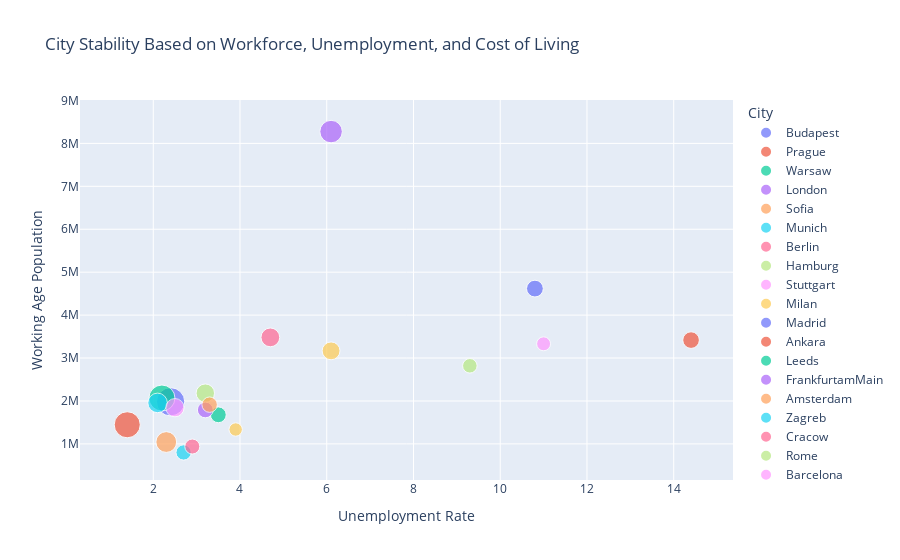
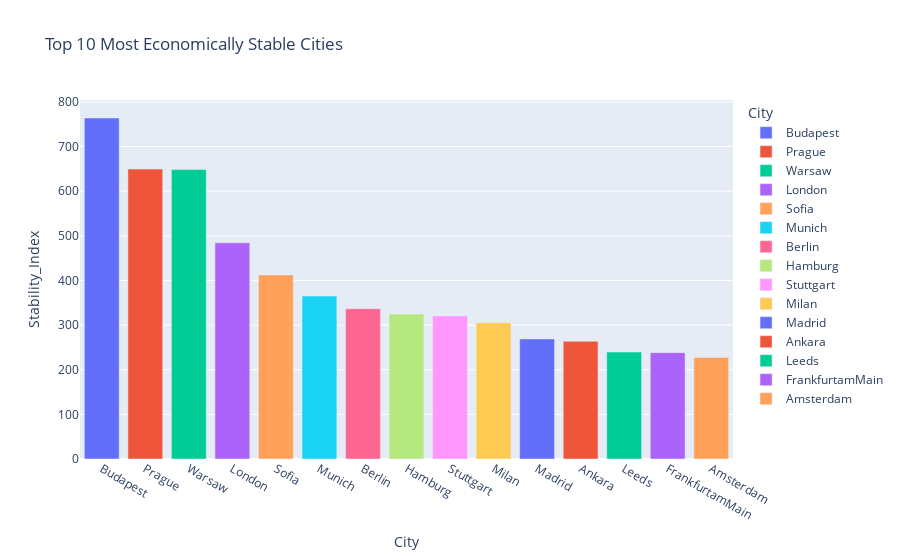

Notebook cell for these charts, in order:
### Markdown cell above
##  INSIGHT 2> Best Cities for Long-Term Stability

### Code cell
df['Stability_Index'] = (
    df['Working Age Population'] /
    (df['Unemployment Rate'] * df['Average Cost of Living'])
)

stability_df = df[['City','Country',
                         'Working Age Population',
                         'Unemployment Rate',
                         'Average Cost of Living',
                         'Stability_Index']]

stability_sorted = stability_df.sort_values('Stability_Index', ascending=False)

fig = px.scatter(
    stability_sorted.head(20),
    x='Unemployment Rate',
    y='Working Age Population',
    size='Stability_Index',
    color='City',
    hover_name='City',
    title='City Stability Based on Workforce, Unemployment, and Cost of Living'
)

fig.show()

fig = px.bar(
    stability_sorted.head(15),
    x='City',
    y='Stability_Index',
    color='City',
    title='Top 10 Most Economically Stable Cities '
)

fig.show()

### Figure 1 — Plotly figure (JSON) as saved in the notebook; plotly's stock layout.template omitted (floating-point values rounded to 4 significant figures)
{"data": [{"hovertemplate": "<b>%{hovertext}</b><br><br>City=Budapest<br>Unemployment Rate=%{x}<br>Working Age Population=%{y}<br>Stability_Index=%{marker.size}<extra></extra>", "hovertext": ["Budapest"], "legendgroup": "Budapest", "marker": {"color": "#636efa", "size": [764.1], "sizemode": "area", "sizeref": 1.91, "symbol": "circle"}, "mode": "markers", "name": "Budapest", "orientation": "v", "showlegend": true, "type": "scatter", "x": [2.4], "xaxis": "x", "y": [1981000.0], "yaxis": "y"}, {"hovertemplate": "<b>%{hovertext}</b><br><br>City=Prague<br>Unemployment Rate=%{x}<br>Working Age Population=%{y}<br>Stability_Index=%{marker.size}<extra></extra>", "hovertext": ["Prague"], "legendgroup": "Prague", "marker": {"color": "#EF553B", "size": [649.5], "sizemode": "area", "sizeref": 1.91, "symbol": "circle"}, "mode": "markers", "name": "Prague", "orientation": "v", "showlegend": true, "type": "scatter", "x": [1.4], "xaxis": "x", "y": [1446000.0], "yaxis": "y"}, {"hovertemplate": "<b>%{hovertext}</b><br><br>City=Warsaw<br>Unemployment Rate=%{x}<br>Working Age Population=%{y}<br>Stability_Index=%{marker.size}<extra></extra>", "hovertext": ["Warsaw"], "legendgroup": "Warsaw", "marker": {"color": "#00cc96", "size": [648.4], "sizemode": "area", "sizeref": 1.91, "symbol": "circle"}, "mode": "markers", "name": "Warsaw", "orientation": "v", "showlegend": true, "type": "scatter", "x": [2.2], "xaxis": "x", "y": [2068000.0], "yaxis": "y"}, {"hovertemplate": "<b>%{hovertext}</b><br><br>City=London<br>Unemployment Rate=%{x}<br>Working Age Population=%{y}<br>Stability_Index=%{marker.size}<extra></extra>", "hovertext": ["London"], "legendgroup": "London", "marker": {"color": "#ab63fa", "size": [484.5], "sizemode": "area", "sizeref": 1.91, "symbol": "circle"}, "mode": "markers", "name": "London", "orientation": "v", "showlegend": true, "type": "scatter", "x": [6.1], "xaxis": "x", "y": [8275000.0], "yaxis": "y"}, {"hovertemplate": "<b>%{hovertext}</b><br><br>City=Sofia<br>Unemployment Rate=%{x}<br>Working Age Population=%{y}<br>Stability_Index=%{marker.size}<extra></extra>", "hovertext": ["Sofia"], "legendgroup": "Sofia", "marker": {"color": "#FFA15A", "size": [412.5], "sizemode": "area", "sizeref": 1.91, "symbol": "circle"}, "mode": "markers", "name": "Sofia", "orientation": "v", "showlegend": true, "type": "scatter", "x": [2.3], "xaxis": "x", "y": [1044000.0], "yaxis": "y"}, {"hovertemplate": "<b>%{hovertext}</b><br><br>City=Munich<br>Unemployment Rate=%{x}<br>Working Age Population=%{y}<br>Stability_Index=%{marker.size}<extra></extra>", "hovertext": ["Munich"], "legendgroup": "Munich", "marker": {"color": "#19d3f3", "size": [365.1], "sizemode": "area", "sizeref": 1.91, "symbol": "circle"}, "mode": "markers", "name": "Munich", "orientation": "v", "showlegend": true, "type": "scatter", "x": [2.1], "xaxis": "x", "y": [1955000.0], "yaxis": "y"}, {"hovertemplate": "<b>%{hovertext}</b><br><br>City=Berlin<br>Unemployment Rate=%{x}<br>Working Age Population=%{y}<br>Stability_Index=%{marker.size}<extra></extra>", "hovertext": ["Berlin"], "legendgroup": "Berlin", "marker": {"color": "#FF6692", "size": [336.7], "sizemode": "area", "sizeref": 1.91, "symbol": "circle"}, "mode": "markers", "name": "Berlin", "orientation": "v", "showlegend": true, "type": "scatter", "x": [4.7], "xaxis": "x", "y": [3481000.0], "yaxis": "y"}, {"hovertemplate": "<b>%{hovertext}</b><br><br>City=Hamburg<br>Unemployment Rate=%{x}<br>Working Age Population=%{y}<br>Stability_Index=%{marker.size}<extra></extra>", "hovertext": ["Hamburg"], "legendgroup": "Hamburg", "marker": {"color": "#B6E880", "size": [324.7], "sizemode": "area", "sizeref": 1.91, "symbol": "circle"}, "mode": "markers", "name": "Hamburg", "orientation": "v", "showlegend": true, "type": "scatter", "x": [3.2], "xaxis": "x", "y": [2182000.0], "yaxis": "y"}, {"hovertemplate": "<b>%{hovertext}</b><br><br>City=Stuttgart<br>Unemployment Rate=%{x}<br>Working Age Population=%{y}<br>Stability_Index=%{marker.size}<extra></extra>", "hovertext": ["Stuttgart"], "legendgroup": "Stuttgart", "marker": {"color": "#FF97FF", "size": [320.6], "sizemode": "area", "sizeref": 1.91, "symbol": "circle"}, "mode": "markers", "name": "Stuttgart", "orientation": "v", "showlegend": true, "type": "scatter", "x": [2.5], "xaxis": "x", "y": [1844000.0], "yaxis": "y"}, {"hovertemplate": "<b>%{hovertext}</b><br><br>City=Milan<br>Unemployment Rate=%{x}<br>Working Age Population=%{y}<br>Stability_Index=%{marker.size}<extra></extra>", "hovertext": ["Milan"], "legendgroup": "Milan", "marker": {"color": "#FECB52", "size": [305.4], "sizemode": "area", "sizeref": 1.91, "symbol": "circle"}, "mode": "markers", "name": "Milan", "orientation": "v", "showlegend": true, "type": "scatter", "x": [6.1], "xaxis": "x", "y": [3167000.0], "yaxis": "y"}, {"hovertemplate": "<b>%{hovertext}</b><br><br>City=Madrid<br>Unemployment Rate=%{x}<br>Working Age Population=%{y}<br>Stability_Index=%{marker.size}<extra></extra>", "hovertext": ["Madrid"], "legendgroup": "Madrid", "marker": {"color": "#636efa", "size": [269.1], "sizemode": "area", "sizeref": 1.91, "symbol": "circle"}, "mode": "markers", "name": "Madrid", "orientation": "v", "showlegend": true, "type": "scatter", "x": [10.8], "xaxis": "x", "y": [4618000.0], "yaxis": "y"}, {"hovertemplate": "<b>%{hovertext}</b><br><br>City=Ankara<br>Unemployment Rate=%{x}<br>Working Age Population=%{y}<br>Stability_Index=%{marker.size}<extra></extra>", "hovertext": ["Ankara"], "legendgroup": "Ankara", "marker": {"color": "#EF553B", "size": [263.7], "sizemode": "area", "sizeref": 1.91, "symbol": "circle"}, "mode": "markers", "name": "Ankara", "orientation": "v", "showlegend": true, "type": "scatter", "x": [14.4], "xaxis": "x", "y": [3418000.0], "yaxis": "y"}, {"hovertemplate": "<b>%{hovertext}</b><br><br>City=Leeds<br>Unemployment Rate=%{x}<br>Working Age Population=%{y}<br>Stability_Index=%{marker.size}<extra></extra>", "hovertext": ["Leeds"], "legendgroup": "Leeds", "marker": {"color": "#00cc96", "size": [239.7], "sizemode": "area", "sizeref": 1.91, "symbol": "circle"}, "mode": "markers", "name": "Leeds", "orientation": "v", "showlegend": true, "type": "scatter", "x": [3.5], "xaxis": "x", "y": [1678000.0], "yaxis": "y"}, {"hovertemplate": "<b>%{hovertext}</b><br><br>City=FrankfurtamMain<br>Unemployment Rate=%{x}<br>Working Age Population=%{y}<br>Stability_Index=%{marker.size}<extra></extra>", "hovertext": ["FrankfurtamMain"], "legendgroup": "FrankfurtamMain", "marker": {"color": "#ab63fa", "size": [238.2], "sizemode": "area", "sizeref": 1.91, "symbol": "circle"}, "mode": "markers", "name": "FrankfurtamMain", "orientation": "v", "showlegend": true, "type": "scatter", "x": [3.2], "xaxis": "x", "y": [1791000.0], "yaxis": "y"}, {"hovertemplate": "<b>%{hovertext}</b><br><br>City=Amsterdam<br>Unemployment Rate=%{x}<br>Working Age Population=%{y}<br>Stability_Index=%{marker.size}<extra></extra>", "hovertext": ["Amsterdam"], "legendgroup": "Amsterdam", "marker": {"color": "#FFA15A", "size": [227.4], "sizemode": "area", "sizeref": 1.91, "symbol": "circle"}, "mode": "markers", "name": "Amsterdam", "orientation": "v", "showlegend": true, "type": "scatter", "x": [3.3], "xaxis": "x", "y": [1914000.0], "yaxis": "y"}, {"hovertemplate": "<b>%{hovertext}</b><br><br>City=Zagreb<br>Unemployment Rate=%{x}<br>Working Age Population=%{y}<br>Stability_Index=%{marker.size}<extra></extra>", "hovertext": ["Zagreb"], "legendgroup": "Zagreb", "marker": {"color": "#19d3f3", "size": [222.9], "sizemode": "area", "sizeref": 1.91, "symbol": "circle"}, "mode": "markers", "name": "Zagreb", "orientation": "v", "showlegend": true, "type": "scatter", "x": [2.7], "xaxis": "x", "y": [800500.0], "yaxis": "y"}, {"hovertemplate": "<b>%{hovertext}</b><br><br>City=Cracow<br>Unemployment Rate=%{x}<br>Working Age Population=%{y}<br>Stability_Index=%{marker.size}<extra></extra>", "hovertext": ["Cracow"], "legendgroup": "Cracow", "marker": {"color": "#FF6692", "size": [215.7], "sizemode": "area", "sizeref": 1.91, "symbol": "circle"}, "mode": "markers", "name": "Cracow", "orientation": "v", "showlegend": true, "type": "scatter", "x": [2.9], "xaxis": "x", "y": [938300.0], "yaxis": "y"}, {"hovertemplate": "<b>%{hovertext}</b><br><br>City=Rome<br>Unemployment Rate=%{x}<br>Working Age Population=%{y}<br>Stability_Index=%{marker.size}<extra></extra>", "hovertext": ["Rome"], "legendgroup": "Rome", "marker": {"color": "#B6E880", "size": [202.1], "sizemode": "area", "sizeref": 1.91, "symbol": "circle"}, "mode": "markers", "name": "Rome", "orientation": "v", "showlegend": true, "type": "scatter", "x": [9.3], "xaxis": "x", "y": [2819000.0], "yaxis": "y"}, {"hovertemplate": "<b>%{hovertext}</b><br><br>City=Barcelona<br>Unemployment Rate=%{x}<br>Working Age Population=%{y}<br>Stability_Index=%{marker.size}<extra></extra>", "hovertext": ["Barcelona"], "legendgroup": "Barcelona", "marker": {"color": "#FF97FF", "size": [185.8], "sizemode": "area", "sizeref": 1.91, "symbol": "circle"}, "mode": "markers", "name": "Barcelona", "orientation": "v", "showlegend": true, "type": "scatter", "x": [11.0], "xaxis": "x", "y": [3331000.0], "yaxis": "y"}, {"hovertemplate": "<b>%{hovertext}</b><br><br>City=Cologne<br>Unemployment Rate=%{x}<br>Working Age Population=%{y}<br>Stability_Index=%{marker.size}<extra></extra>", "hovertext": ["Cologne"], "legendgroup": "Cologne", "marker": {"color": "#FECB52", "size": [171.2], "sizemode": "area", "sizeref": 1.91, "symbol": "circle"}, "mode": "markers", "name": "Cologne", "orientation": "v", "showlegend": true, "type": "scatter", "x": [3.9], "xaxis": "x", "y": [1335000.0], "yaxis": "y"}], "layout": {"legend": {"itemsizing": "constant", "title": {"text": "City"}, "tracegroupgap": 0}, "title": {"text": "City Stability Based on Workforce, Unemployment, and Cost of Living"}, "xaxis": {"anchor": "y", "domain": [0, 1], "title": {"text": "Unemployment Rate"}}, "yaxis": {"anchor": "x", "domain": [0, 1], "title": {"text": "Working Age Population"}}}}

### Figure 2 — Plotly figure (JSON) as saved in the notebook; plotly's stock layout.template omitted (floating-point values rounded to 4 significant figures)
{"data": [{"hovertemplate": "City=%{x}<br>Stability_Index=%{y}<extra></extra>", "legendgroup": "Budapest", "marker": {"color": "#636efa", "pattern": {"shape": ""}}, "name": "Budapest", "orientation": "v", "showlegend": true, "textposition": "auto", "type": "bar", "x": ["Budapest"], "xaxis": "x", "y": [764.1], "yaxis": "y"}, {"hovertemplate": "City=%{x}<br>Stability_Index=%{y}<extra></extra>", "legendgroup": "Prague", "marker": {"color": "#EF553B", "pattern": {"shape": ""}}, "name": "Prague", "orientation": "v", "showlegend": true, "textposition": "auto", "type": "bar", "x": ["Prague"], "xaxis": "x", "y": [649.5], "yaxis": "y"}, {"hovertemplate": "City=%{x}<br>Stability_Index=%{y}<extra></extra>", "legendgroup": "Warsaw", "marker": {"color": "#00cc96", "pattern": {"shape": ""}}, "name": "Warsaw", "orientation": "v", "showlegend": true, "textposition": "auto", "type": "bar", "x": ["Warsaw"], "xaxis": "x", "y": [648.4], "yaxis": "y"}, {"hovertemplate": "City=%{x}<br>Stability_Index=%{y}<extra></extra>", "legendgroup": "London", "marker": {"color": "#ab63fa", "pattern": {"shape": ""}}, "name": "London", "orientation": "v", "showlegend": true, "textposition": "auto", "type": "bar", "x": ["London"], "xaxis": "x", "y": [484.5], "yaxis": "y"}, {"hovertemplate": "City=%{x}<br>Stability_Index=%{y}<extra></extra>", "legendgroup": "Sofia", "marker": {"color": "#FFA15A", "pattern": {"shape": ""}}, "name": "Sofia", "orientation": "v", "showlegend": true, "textposition": "auto", "type": "bar", "x": ["Sofia"], "xaxis": "x", "y": [412.5], "yaxis": "y"}, {"hovertemplate": "City=%{x}<br>Stability_Index=%{y}<extra></extra>", "legendgroup": "Munich", "marker": {"color": "#19d3f3", "pattern": {"shape": ""}}, "name": "Munich", "orientation": "v", "showlegend": true, "textposition": "auto", "type": "bar", "x": ["Munich"], "xaxis": "x", "y": [365.1], "yaxis": "y"}, {"hovertemplate": "City=%{x}<br>Stability_Index=%{y}<extra></extra>", "legendgroup": "Berlin", "marker": {"color": "#FF6692", "pattern": {"shape": ""}}, "name": "Berlin", "orientation": "v", "showlegend": true, "textposition": "auto", "type": "bar", "x": ["Berlin"], "xaxis": "x", "y": [336.7], "yaxis": "y"}, {"hovertemplate": "City=%{x}<br>Stability_Index=%{y}<extra></extra>", "legendgroup": "Hamburg", "marker": {"color": "#B6E880", "pattern": {"shape": ""}}, "name": "Hamburg", "orientation": "v", "showlegend": true, "textposition": "auto", "type": "bar", "x": ["Hamburg"], "xaxis": "x", "y": [324.7], "yaxis": "y"}, {"hovertemplate": "City=%{x}<br>Stability_Index=%{y}<extra></extra>", "legendgroup": "Stuttgart", "marker": {"color": "#FF97FF", "pattern": {"shape": ""}}, "name": "Stuttgart", "orientation": "v", "showlegend": true, "textposition": "auto", "type": "bar", "x": ["Stuttgart"], "xaxis": "x", "y": [320.6], "yaxis": "y"}, {"hovertemplate": "City=%{x}<br>Stability_Index=%{y}<extra></extra>", "legendgroup": "Milan", "marker": {"color": "#FECB52", "pattern": {"shape": ""}}, "name": "Milan", "orientation": "v", "showlegend": true, "textposition": "auto", "type": "bar", "x": ["Milan"], "xaxis": "x", "y": [305.4], "yaxis": "y"}, {"hovertemplate": "City=%{x}<br>Stability_Index=%{y}<extra></extra>", "legendgroup": "Madrid", "marker": {"color": "#636efa", "pattern": {"shape": ""}}, "name": "Madrid", "orientation": "v", "showlegend": true, "textposition": "auto", "type": "bar", "x": ["Madrid"], "xaxis": "x", "y": [269.1], "yaxis": "y"}, {"hovertemplate": "City=%{x}<br>Stability_Index=%{y}<extra></extra>", "legendgroup": "Ankara", "marker": {"color": "#EF553B", "pattern": {"shape": ""}}, "name": "Ankara", "orientation": "v", "showlegend": true, "textposition": "auto", "type": "bar", "x": ["Ankara"], "xaxis": "x", "y": [263.7], "yaxis": "y"}, {"hovertemplate": "City=%{x}<br>Stability_Index=%{y}<extra></extra>", "legendgroup": "Leeds", "marker": {"color": "#00cc96", "pattern": {"shape": ""}}, "name": "Leeds", "orientation": "v", "showlegend": true, "textposition": "auto", "type": "bar", "x": ["Leeds"], "xaxis": "x", "y": [239.7], "yaxis": "y"}, {"hovertemplate": "City=%{x}<br>Stability_Index=%{y}<extra></extra>", "legendgroup": "FrankfurtamMain", "marker": {"color": "#ab63fa", "pattern": {"shape": ""}}, "name": "FrankfurtamMain", "orientation": "v", "showlegend": true, "textposition": "auto", "type": "bar", "x": ["FrankfurtamMain"], "xaxis": "x", "y": [238.2], "yaxis": "y"}, {"hovertemplate": "City=%{x}<br>Stability_Index=%{y}<extra></extra>", "legendgroup": "Amsterdam", "marker": {"color": "#FFA15A", "pattern": {"shape": ""}}, "name": "Amsterdam", "orientation": "v", "showlegend": true, "textposition": "auto", "type": "bar", "x": ["Amsterdam"], "xaxis": "x", "y": [227.4], "yaxis": "y"}], "layout": {"barmode": "relative", "legend": {"title": {"text": "City"}, "tracegroupgap": 0}, "title": {"text": "Top 10 Most Economically Stable Cities "}, "xaxis": {"anchor": "y", "categoryarray": ["Budapest", "Prague", "Warsaw", "London", "Sofia", "Munich", "Berlin", "Hamburg", "Stuttgart", "Milan", "Madrid", "Ankara", "Leeds", "FrankfurtamMain", "Amsterdam"], "categoryorder": "array", "domain": [0, 1], "title": {"text": "City"}}, "yaxis": {"anchor": "x", "domain": [0, 1], "title": {"text": "Stability_Index"}}}}
